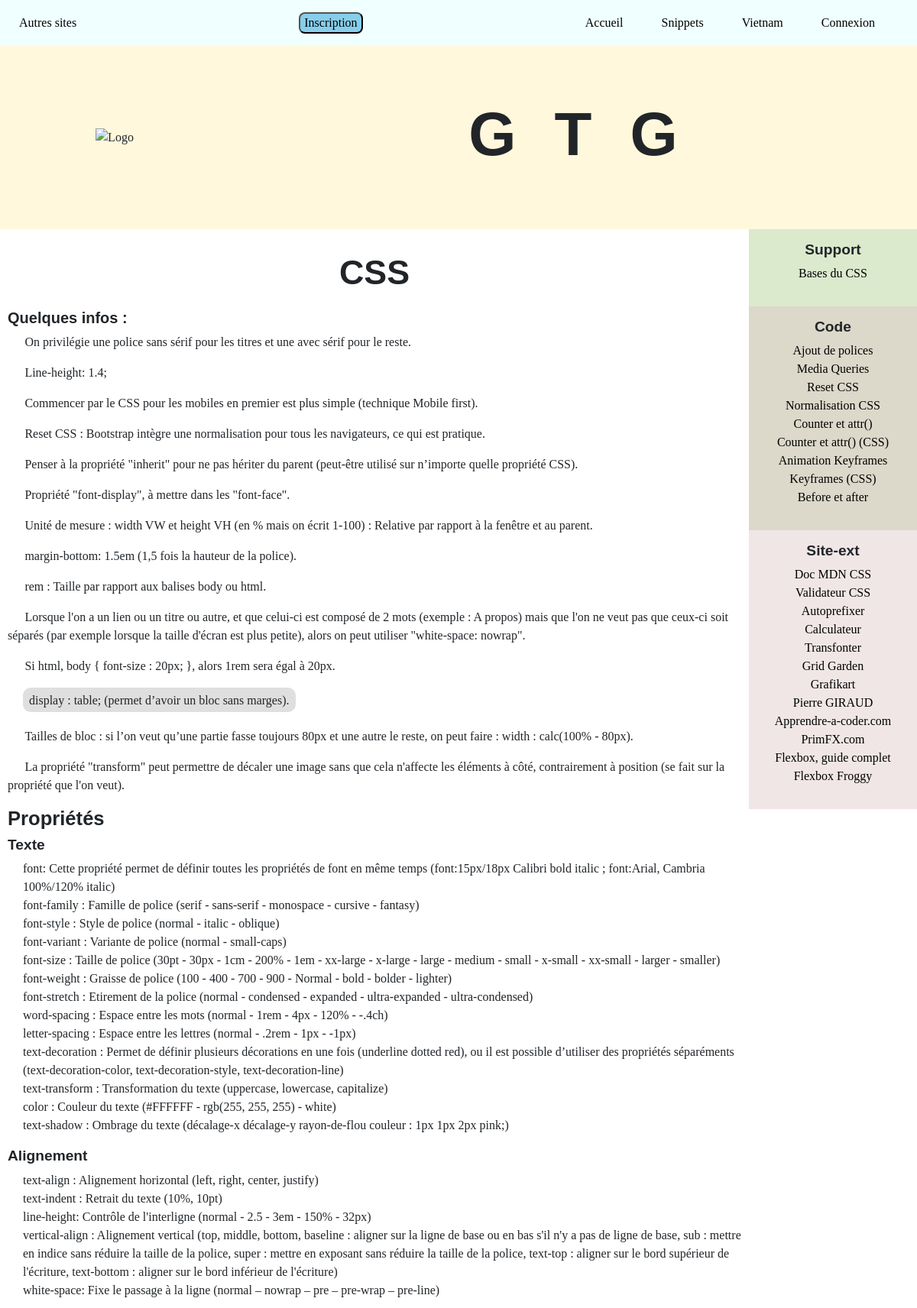
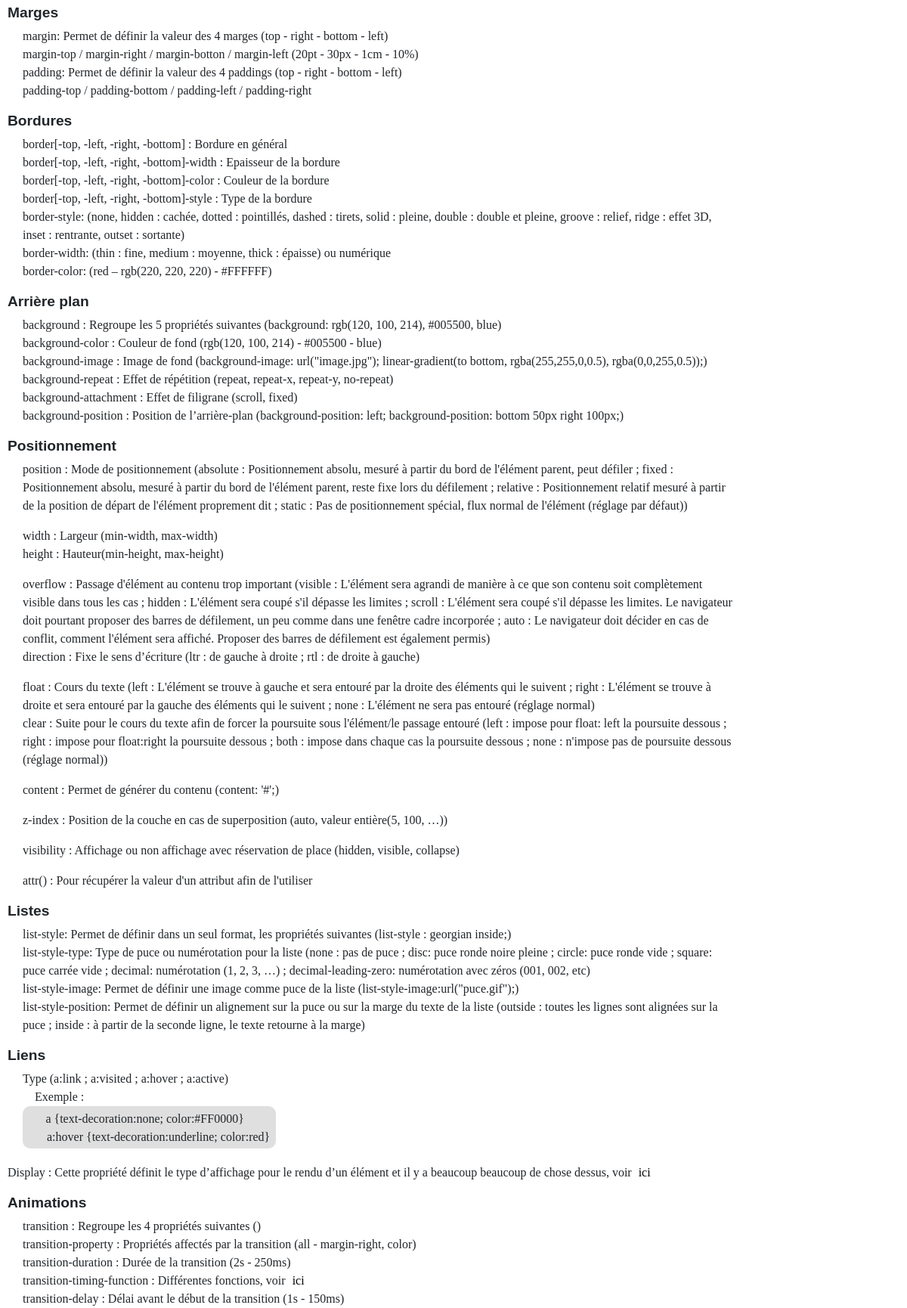
Page /?target=rubric&id=6 (upper part) on the committed database (2 pictures, top to bottom).
### tables this page shows
CREATE TABLE IF NOT EXISTS link (
    idLink SMALLINT(5) NOT NULL AUTO_INCREMENT,
    label VARCHAR(40) NOT NULL,
    adrOrFile tinytext NOT NULL,
    idRub SMALLINT(5) DEFAULT NULL,
    idType SMALLINT(5) DEFAULT NULL,
    PRIMARY KEY (idLink)
);

### core/ctrl/Controller.php (called while the page is built, shortened)
<?php
class Controller
{
    private $template;
    public function __construct(string $template)
    {
        $this->template = $template;
    }
    public function render(string $view, array $params): void
    {
        $section = ob_get_clean();
        require_once $this->template;
    }
}

### index.php (called while the page is built, shortened)
<?php
require_once 'config' . DIRECTORY_SEPARATOR . 'Autoloader.php';
$db = new MyPdo();
$router = new Router($_GET, $db);
$router->route();

### config/Autoloader.php (called while the page is built, shortened)
<?php
class Autoloader {
    static function autoload($class_name) {
        $chunks = explode('\\', $class_name);
        $fileName = array_pop($chunks) . '.php';
        for ($i = 0; $i < count($chunks); $i++) {
            $chunks[$i] = strtolower($chunks[$i]);
        }
    }
}

### manager/Manager.php (called while the page is built, shortened)
<?php
abstract class Manager
{
    protected $className;
    public function __construct(string $className, PDO $db)
    {
        $this->className = $className;
        $this->db = $db;
    }
    protected function convInObj(array $assocs)
    {
        $className = $this->className;
        if (class_exists($className)) {
            $obj = new $className();
            foreach ($assocs as $key => $value) {
                $setter = 'set' . ucfirst($key);
                if (method_exists($obj, $setter)) {
                    $obj->$setter($value);
                }
            }
        }
        return $obj;
    }
}

### manager/LinkManager.php (called while the page is built, shortened)
<?php
class LinkManager extends Manager
{
    private $rubricManager;
    private $typeManager;
    public function __construct(PDO $db)
    {
        $this->rubricManager = new RubricManager($db);
        $this->typeManager = new TypeManager($db);
    }
    public function findAllByIdRubAndIdType(int $idRub, string $label): array
    {
        $stmt = $this->db->prepare(
            'SELECT l.* FROM link l
                        JOIN type t ON l.idType = t.idType
                        WHERE idRub = :idRub AND t.label = :label');
        $stmt->execute([':idRub' => $idRub, ':label' => $label]);
        $results = $stmt->fetchAll(PDO::FETCH_ASSOC);
        $objs = [];
        foreach ($results as $assocs) {
            $objs[] = $this->convInObj($assocs);
        }
        return $objs;
    }
    public function findAllAsides(int $idRub, array $typeLabels): array
    {
    $links = [];
    foreach($typeLabels as $label)
        $links[$label] = $this->findAllByIdRubAndIdType($idRub, $label);
    return $links;
    }
    protected function convInObj(array $assocs)
    {
        $link = parent::convInObj($assocs);
        $rubric = ($assocs['idRub'] != null) ? $this->rubricManager->findOne($assocs['idRub']) : null;
        $type = ($assocs['idType'] != null) ? $this->typeManager->findOne($assocs['idType']) : null;
        $link->setRubric($rubric);
        $link->setType($type);
        return $link;
    }
}

### manager/RubricManager.php (called while the page is built, shortened)
<?php
class RubricManager extends Manager
{
    public function findOne(int $id): ?Rubric
    {
        $stmt = $this->db->prepare('SELECT * FROM rubric WHERE idRub = :id');
        $stmt->execute([':id' => $id]);
        $assocs = $stmt->fetch(PDO::FETCH_ASSOC);
        return $assocs ? $this->convInObj($assocs) : null;
    }
}

### manager/TypeManager.php (called while the page is built, shortened)
<?php
class TypeManager extends Manager
{
    public function findOne(int $id): ?Type
    {
        $stmt = $this->db->prepare('SELECT * FROM type WHERE idType = :id');
        $stmt->execute([':id' => $id]);
        $assocs = $stmt->fetch(PDO::FETCH_ASSOC);
        return $assocs ? $this->convInObj($assocs) : null;
    }
}

### model/Link.php (called while the page is built, shortened)
<?php
class Link
{
    private $idLink;
    private $label;
    public function getIdLink()
    {
        return $this->idLink;
    }
    public function setIdLink($idLink)
    {
        $this->idLink = $idLink;
    }
    public function getLabel()
    {
        return $this->label;
    }
    public function setLabel($label)
    {
        $this->label = $label;
    }
}

### view/fragment/asides.php (the view, shortened to what this page needs)
<aside id="<?= $key ?>_aside">
    <h2><?= ucfirst($key) ?></h2>
    <ul>
        <?php foreach ($values as $link) :
            if ($link instanceof Link) : ?>
                <li>
                    <a href="index.php?target=link&action=open&id=<?= $link->getIdLink() ?>">
                        <?= $link->getLabel() ?></a>
                </li>
            <?php endif;
        endforeach; ?>
    </ul>
</aside>

### view/template.php (shortened to what this page needs)
<!DOCTYPE html>
<html lang="fr">
	<head>
        <link rel="stylesheet" href="https://stackpath.bootstrapcdn.com/bootstrap/4.5.2/css/bootstrap.min.css">
        <link rel="stylesheet"
              href="//cdnjs.cloudflare.com/ajax/libs/highlight.js/10.1.1/styles/default.min.css">
		<link rel="stylesheet" type="text/css" href="../style/style.css">
	</head>
	<body>
		<header>
			<nav id="nav_header">
				<div>
					<a class="ws-nowrap" href="?target=autres_sites">Autres sites</a>
				</div>
                <?php if (!isset($_SESSION['User'])) : ?>
                    <div><a href="?target=auth&action=subscribe"><button id="button_inscription">Inscription</button></a></div>
                <?php endif; ?>
				<ul>
					<li><a href="index.php">Accueil</a></li>
                        <li><a href="?target=snippet">Snippets</a></li>
					<li><a href="?target=vietnam">Vietnam</a></li>
					<?php if (isset($_SESSION['User']))	: ?>
                        <?php if ($_SESSION['User'] == 'v' || $_SESSION['User'] == 'w' || $_SESSION['User'] == 'x' || $_SESSION['User'] == 'z') : ?>
						    <li><a href="?target=warhammer">Warhammer JDRF</a></li>
                        <?php endif; ?>
						<li><a href="?target=auth&action=logout">Déconnexion</a></li>
					<?php else : ?>
						<li><a href="?target=auth&action=loginForm">Connexion</a></li>
					<?php endif; ?>
				</ul>
			</nav>
			<div>
				<figure>
                    <?php if (isset($_SESSION['User']) && $_SESSION['User'] == 'gilleste') : ?>
                        <a href="?target=admin&admTarg=link"><img src="imgs/thumbmails/logo.png" alt="Logo"></a>
                    <?php else : ?>
					    <img src="imgs/thumbmails/logo.png" alt="Logo">
                    <?php endif; ?>
				</figure>
				<div>
					<h1>GTG</h1>
				</div>
			</div>
		</header>
		<main>
            <?php $showLinks = isset($links);
            ?>
            <?= $section ?>
            <?php if ($showLinks && !empty($links['support']) || !empty($links['code'])
                || !empty($links['site-ext']) || !empty($links['recette'])) : ?>
			    <div id="asides">
                    <?php
                        foreach($links as $key => $values) {
                            if (!empty($values) && $key != 'menu-rubrique') {
                                require ROOT_DIR . 'view/fragment/asides.php';
                            }
                        }
                    ?>
			    </div>
            <?php endif; ?>
		</main>
	</body>
</html>

### style/style.css (style rules this page uses)
:root { --fndHeader: #FFF8DC; --fndNavHeader: #F0FFFF; --fndNavSide: #F1F1F1; --fndFooter: #D8EEE0; --Noir: #000000; --Rouge: #FF0000; --Bleu: #0000FF; --txtInfBorder: #22BB22; --infbul: #8A2BE2; --fndProg: #DFDFDF; --fndInput: #EFEFEF; --fndTxtArea: #EFEFEF; --fndTabTh: #C1C1C1; --supAside: #DBE9CD; --codeAside: #DCD8CA; --sitExtAside: #F1E6E6; --recAside: #DBE9CD; --liSnippets: #007BBF; --lititleSnippet: #00FF00; --violet: #9932CC; }
* { margin: 0; padding: 0; }
ul { list-style-type: none; }
a { padding: 5px; text-decoration: none; color: black; }
main { justify-content: center; }
body { display: flex; flex-direction: column; font-family: spectral, serif; }
h1, h2, h3, h4, h5, h6 { font-family: acari-sans, sans-serif; font-weight: bold; text-align: center; }
.ws-nowrap { white-space: nowrap; }
header { display: flex; flex-direction: column; width: 100%; background-color: var(--fndHeader); }
header > div { margin-top: 60px; display: flex; height: 240px; width: 100%; }
header > div > figure { display: flex; justify-content: center; align-items: center; height: 240px; width: 25%; }
header > div > div { display: flex; justify-content: center; align-items: center; width: 75%; }
header h1 { padding-left: 50px; font-family: ethnocentric, sans-serif; font-size: 5em; font-weight: bold; letter-spacing: 50px; }
#nav_header { display: flex; justify-content: space-between; height: 60px; width: 100%; background-color: var(--fndNavHeader); position:fixed; z-index: 10; }
#nav_header div { display: flex; justify-content: center; align-items: center; }
#button_inscription { padding: 0 5px; background-color: skyblue; border-radius: 8px; }
#nav_header > div > a { margin: 20px; }
#nav_header ul { padding-right: 30px; display: flex; justify-content: center; align-items: center; height: 60px; }
#nav_header li { padding: 0 20px; }
main { display: flex; width: 100%; }
#asides { display: flex; flex-direction: column; text-align: center; width: 16%; min-width: 220px; }
aside { padding: 15px 5px; display: flex; flex-direction: column; justify-content: flex-start; width: 100%; }
aside h2 { font-size: 1.2em; }
#support_aside { height: auto; background-color: var(--supAside); }
#code_aside { height: auto; background-color: var(--codeAside); }
#site-ext_aside { height: auto; background-color: var(--sitExtAside); }

### rows in the picture
link: label "Bases du CSS"
link: label "Ajout de polices"
link: label "Media Queries"
link: label "Reset CSS"
link: label "Normalisation CSS"
link: label "Counter et attr()"
link: label "Counter et attr() (CSS)"
link: label "Animation Keyframes"
link: label "Keyframes (CSS)"
link: label "Before et after"
link: label "Doc MDN CSS"
link: label "Validateur CSS"
link: label "Autoprefixer"
link: label "Calculateur"
link: label "Transfonter"
link: label "Grid Garden"
link: label "Grafikart"
link: label "Pierre GIRAUD"
link: label "Apprendre-a-coder.com"
link: label "PrimFX.com"
link: label "Flexbox, guide complet"
link: label "Flexbox Froggy"

### other values in the picture
$key "Support"
$key "Code"
$key "Site-ext"
